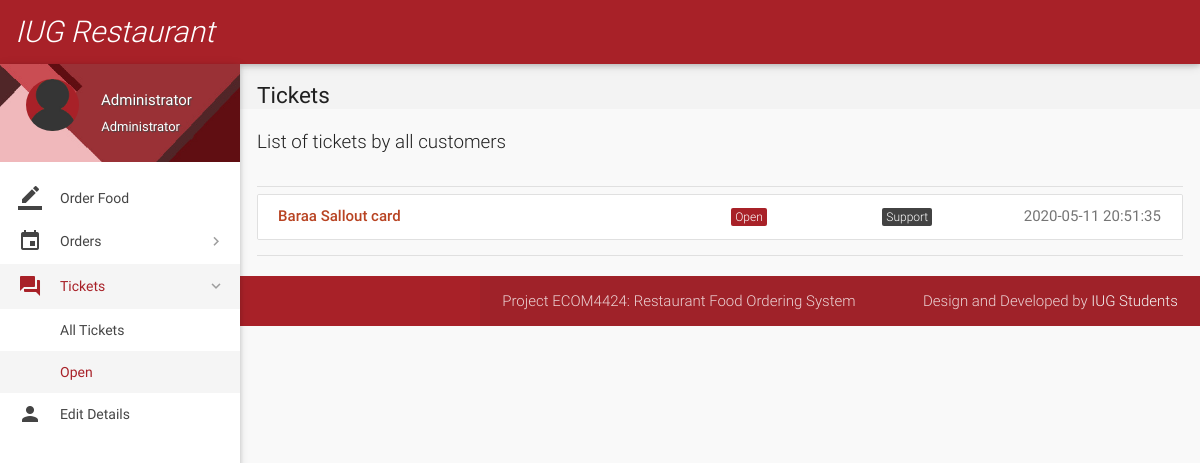
/all-tickets.php?status=Open (signed in), run on the app's committed database.
### tables this page shows
CREATE TABLE `tickets` (
  `id` int(11) NOT NULL,
  `poster_id` int(11) NOT NULL,
  `subject` varchar(100) NOT NULL,
  `description` varchar(3000) NOT NULL,
  `status` varchar(8) NOT NULL DEFAULT 'Open',
  `type` varchar(30) NOT NULL DEFAULT 'Others',
  `date` datetime NOT NULL DEFAULT current_timestamp(),
  `deleted` tinyint(4) NOT NULL DEFAULT 0
);

### includes/connect.php (called while the page is built, shortened)
<?php
$name = $_SESSION['name'];
$role = $_SESSION['role'];
?>

### all-tickets.php (the view, shortened to what this page needs)
<?php
include 'includes/connect.php';
	if($_SESSION['admin_sid']==session_id())
	{
		?>
<!DOCTYPE html>
<html lang="en">
<head>
  <link href="css/materialize.min.css" type="text/css" rel="stylesheet" media="screen,projection">
  <link href="css/style.min.css" type="text/css" rel="stylesheet" media="screen,projection">
  <link href="css/custom/custom.min.css" type="text/css" rel="stylesheet" media="screen,projection">
  <link href="js/plugins/perfect-scrollbar/perfect-scrollbar.css" type="text/css" rel="stylesheet" media="screen,projection">
  <link href="js/plugins/data-tables/css/jquery.dataTables.min.css" type="text/css" rel="stylesheet" media="screen,projection">
</head>
<body>
  <header id="header" class="page-topbar">
        <div class="navbar-fixed">
            <nav class="navbar-color">
                <div class="nav-wrapper">
                    <ul class="left">
                      <li><a href="#" class="waves-effect waves-block waves-light"> <i  class="light" ><?php echo "IUG Restaurant" ;?></i></a>
                          </li>
                    </ul>
                </div>
            </nav>
        </div>
  </header>
  <div id="main">
    <div class="wrapper">
      <aside id="left-sidebar-nav">
        <ul id="slide-out" class="side-nav fixed leftside-navigation">
            <li class="user-details cyan darken-2">
            <div class="row">
                <div class="col col s4 m4 l4">
                    <img src="images/avatar.jpg" alt="" class="circle responsive-img valign profile-image">
                </div>
                <div class="col col s8 m8 l8">
                    <a class="btn-flat dropdown-button waves-effect waves-light white-text profile-btn" href="#" data-activates="profile-dropdown"><?php echo $name;?> <i class="mdi-navigation-arrow-drop-down right"></i></a>
                    <p class="user-roal"><?php echo $role;?></p>
                </div>
            </div>
            </li>
            <li class="bold"><a href="index.php" class="waves-effect waves-cyan"><i class="mdi-editor-border-color"></i> Order Food</a>
            </li>
                <li class="no-padding">
                    <ul class="collapsible collapsible-accordion">
                        <li class="bold"><a class="collapsible-header waves-effect waves-cyan"><i class="mdi-editor-insert-invitation"></i> Orders</a>
                        </li>
                    </ul>
                </li>
                <li class="no-padding">
                    <ul class="collapsible collapsible-accordion">
                        <li class="bold"><a class="collapsible-header waves-effect waves-cyan active"><i class="mdi-action-question-answer"></i> Tickets</a>
                            <div class="collapsible-body">
                                <ul>
								<li class="<?php
								if(!isset($_GET['status'])){
										echo 'active';
									}?>
									"><a href="all-tickets.php">All Tickets</a>
                                </li>
								<?php
									$sql = mysqli_query($con, "SELECT DISTINCT status FROM tickets;");
									while($row = mysqli_fetch_array($sql)){
									if(isset($_GET['status'])){
										$status = $row['status'];
									}
                                    echo '<li class='.(isset($_GET['status'])?($status == $_GET['status'] ? 'active' : ''): '').'><a href="all-tickets.php?status='.$row['status'].'">'.$row['status'].'</a>
                                    </li>';
									}
									?>
                                </ul>
                            </div>
                        </li>
                    </ul>
                </li>
            <li class="bold"><a href="details.php" class="waves-effect waves-cyan"><i class="mdi-social-person"></i> Edit Details</a>
            </li>
        </ul>
        </aside>
      <section id="content">
        <div id="breadcrumbs-wrapper">
          <div class="container">
            <div class="row">
              <div class="col s12 m12 l12">
                <h5 class="breadcrumbs-title">Tickets</h5>
              </div>
            </div>
          </div>
        </div>
        <div class="container">
          <p class="caption">List of tickets by all customers</p>
          <div class="divider"></div>
									<div id="work-collections">
									<ul id="projects-collection" class="collection">
								<?php
									if(isset($_GET['status'])){
										$status = $_GET['status'];
									}
									else{
										$status = '%';
									}
									$sql = mysqli_query($con, "SELECT * FROM tickets WHERE status LIKE '$status';");
									while($row = mysqli_fetch_array($sql)){
									echo'<a href="view-ticket-admin.php?id='.$row['id'].'"class="collection-item">
                                        <div class="row">
                                            <div class="col s6">
                                                <p class="collections-title">'.$row['subject'].'</p>
                                            </div>
                                            <div class="col s2">
                                            <span class="task-cat cyan">'.$row['status'].'</span></div>
                                            <div class="col s2">
                                            <span class="task-cat grey darken-3">'.$row['type'].'</span></div>
                                            <div class="col s2">
                                            <span class="badge">'.$row['date'].'</span></div>
                                        </div>
                                    </a>';
									}
									?>
									</ul>
									</div>
            <div class="divider"></div>
          </div>
    </div>
  <footer class="page-footer">
    <div class="footer-copyright">
      <div class="container">
        <span>Project ECOM4424: Restaurant Food Ordering System  </span>
        <span class="right"> Design and Developed by <a class="grey-text text-lighten-4" href="#">IUG Students</a></span>
        </div>
    </div>
  </footer>
</body>
</html>
<?php
	}
?>

### data on the page
tickets: subject "Baraa Sallout card", status "Open", type "Support", date "2020-05-11 20:51:35"

### other printed values
$name "Administrator"
$role "Administrator"
$row['status'] "Open"
